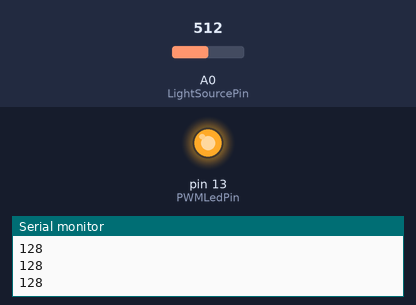
This sketch was run on a simulated Arduino Uno, built with avr-gcc and run on an emulated ATmega328P. On the bench: output pins drawn as LEDs (lit = HIGH), the last lines printed to the serial monitor. The test bench sets the inputs (shaded band); at power-on: A0 (LightSourcePin) = 512.

Above: at 1.2 s.
1.3 s: A0 (LightSourcePin) set to 531
At 1.9 s:
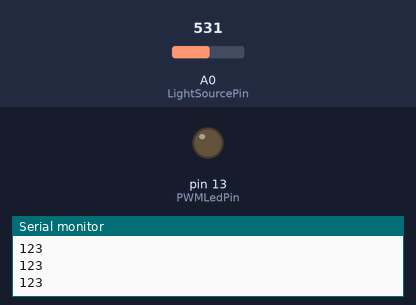
2.8 s: A0 (LightSourcePin) set to 511
At 3.2 s:
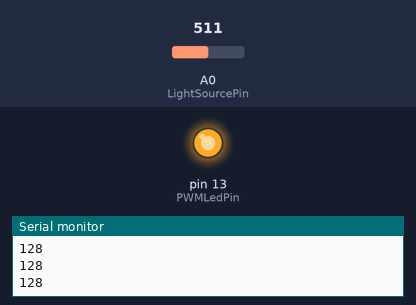
4.3 s: A0 (LightSourcePin) set to 716
At 5.7 s:
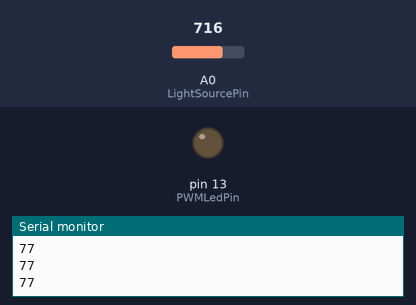
Timing chart, 0 to 7.3 s (numbered marks = the images above; inputs shaded):
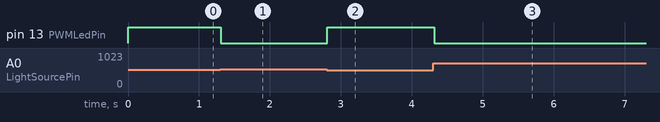

Measured:
- the behaviour switches between 513 and 514 on A0 (LightSourcePin) (found by bisection; images 0 and 1)
- after the input at 1.3 s, pin 13 (PWMLedPin): HIGH → LOW at once
- after the input at 2.8 s, pin 13 (PWMLedPin): LOW → HIGH at once
- after the input at 4.3 s, pin 13 (PWMLedPin): HIGH → LOW at once

The sketch:

AnalogPWMControlLed.ino
```cpp
// the setup function runs once when you press reset or power the board
#define PWMLedPin 13
#define LightSourcePin A0

void setup() {
  // initialize digital pin 13 as an output.
  Serial.begin(9600) ;
  Serial.println("Program Start") ;

}

// the loop function runs over and over again forever
void loop() {
    int LightValue = map(analogRead(LightSourcePin),0,1023,255,0) ;
    Serial.println(LightValue) ;

      analogWrite(PWMLedPin,LightValue) ;
      delay(100) ;
}
```
